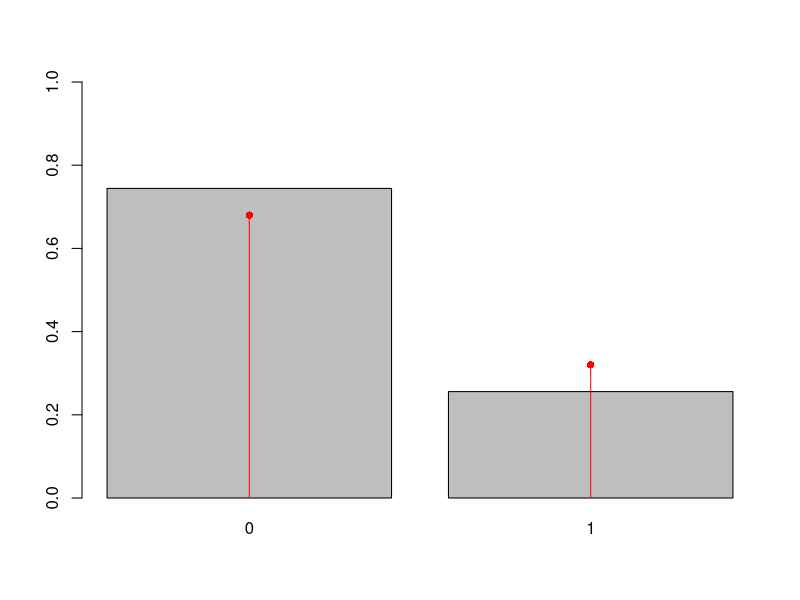

Recreate this plot in R.
#Ensayo de BERNOULLI
x<-c(0,1) #0 fracaso, 1 éxito
f<-c(0.68, 0.32) #probabilidad de cada una (p y 1-p)

n<-43 #repeticiones del ensayo
muestra<-sample(x, n, f, replace=TRUE) #generar simulación  
muestra
sum(muestra)

bar<-barplot(table(muestra)/n, ylim=c(0,1))
lines(bar,f,type="h", col="red")
points(bar,f, pch=16, col="red")

Y<-function(i){sum(sample(x, n, f, replace=TRUE))}

set.seed(123)
m<-400000
encuestas<-sapply(1:m, Y)
fr<-table(encuestas)/m

fr["13"]

#apartado 1, 13 éxitos
dbinom(13,43,0.32) #solució directa

#apartado 2, menos de  17 éxitos
pbinom(16,44,0.32) #P(X<17)=P(X<=16)=P(X=16)

#apartado 3
n<-24
valesp<-n*0.68 #valor esperado E=n*p
valesp

n*0.68*0.32 #variància V=n*p*(1-p)

qbinom(0.25,24,0.68) #quantil de un cuarto

